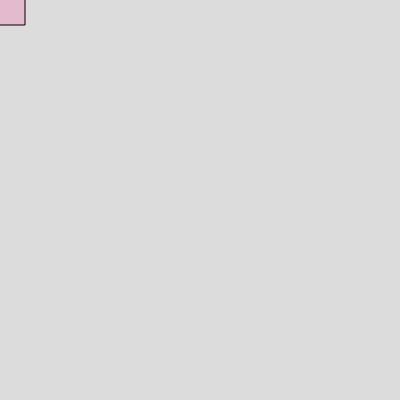
Frame 1 (no input)
Frame 60 (no input): identical to frame 1, image omitted
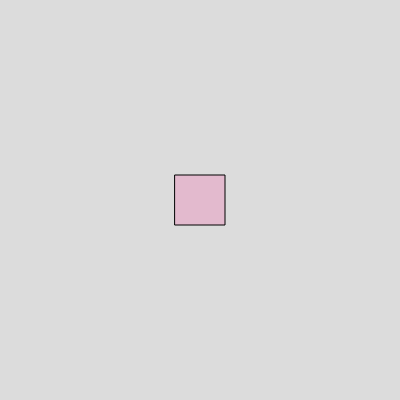
Frame 120 (the mouse pressed at the canvas centre since frame 60)

The p5.js sketch that drew these frames (run headless with seeded random() and noise() and a simulated clock; from frame 60 on, the mouse is pressed at the canvas centre):

// p5.js sketch
// ── sketch.js
let squareX;
let squareY;

function setup() {
  createCanvas(400, 400);
  rectMode(CENTER);
  squareX = width / 2;  // start in middle
  squareY = height / 2;
}

function draw() {
  background(220),120, 150;
  fill(255, 50, 150,50);

  // only update position if mouse is inside canvas
  if (mouseX >= 0 && mouseX <= width && mouseY >= 0 && mouseY <= height) {
    squareX = mouseX;
    squareY = mouseY;
  }

  rect(squareX, squareY, 50, 50);
}
